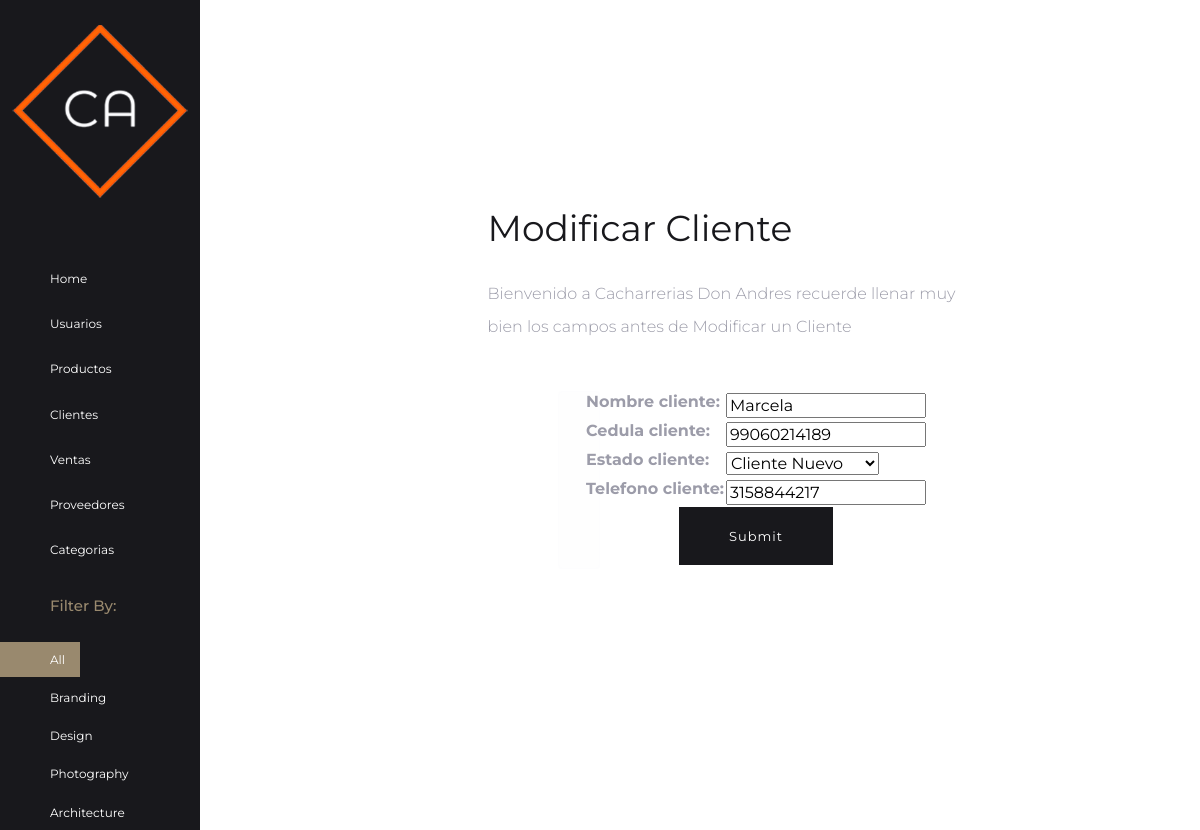
Screenshot of /resulmodicliente/3 with the database file from the repository.
### api/models.py (models this page shows, shortened)
class Cliente(models.Model):
    Status=((('Nuevo','Cliente Nuevo')),(('Antiguo','CLiente Antiguo')),)
    id_cliente = models.AutoField(primary_key=True)
    nombre_cliente = models.CharField(max_length=100,null=False)
    cedula_cliente = models.CharField(unique=True,max_length=100,null=False)
    estado_cliente =  models.CharField(
        max_length=32,choices=Status,default='available',
    )
    telefono_cliente = models.CharField(max_length=10)
    createdAt = models.DateTimeField(auto_now_add=True)
    class Meta:
        ordering = ["id_cliente"]

### fron/views.py (the view)
# urls.py: path('resulmodicliente/<int:id_cliente>',FormularioCLienteView.resultados_cliente),
    def resultados_cliente(request,id_cliente):
            id_cliente= int (id_cliente)
            try:
                cliente_sel = Cliente.objects.get( id_cliente =  id_cliente)
            except  Cliente.DoesNotExist:
                return render(request, "resultados_cli.html")
            miformulario = FormularioCLiente(request.POST or None,instance= cliente_sel)
            if miformulario.is_valid():
                miformulario.save()
                miformulario = FormularioCLiente()
                mensaje=("Cliente Actualizado")
                return render(request,"resultados_cli.html",{"mensaje":mensaje})
            return render(request,"resultados_cli.html",{"miformulario":miformulario})

### fron/forms.py
class FormularioCLiente(forms.ModelForm):
 class Meta:
      model = Cliente
      fields = '__all__'

### fron/templates/resultados_cli.html (shortened to what this page needs)
{% extends "padre.html" %}
{% load static %}
{% block content %}
<div class="col-lg-10 col-md-9 col-12 body_block  align-content-center">
    <div>
        <div class="img_card">
            <div class="row justify-content-center">
                <div class="col-md-6 col-7 content_section">
                    <div class="content_box">
                        <div class="content_box_inner">
                            <div>
                                <h3>
                                   Modificar Cliente
                                </h3>
                                <p>
                               Bienvenido a Cacharrerias Don Andres recuerde llenar muy bien los campos antes de Modificar un Cliente
                                </p>
                                <br>
                                <div class="mt75 row justify-content-center">
                                    <br>
                                    <br>
                                    <div class="alert alert-light" role="alert">{{mensaje}}</div>
                                    <center>
                                        <form method = 'POST' enctype="multipart/form-data">
                                            <div class = "mt75 row justify-content-center" >
                                                <table>{{miformulario.as_table}}</table>
                                            </div>
                                            <button type="submit" class="btn btn-lg btn-warning">Submit</button>
                                        </form>
                                    </center>
                            </div>
                        </div>
                    </div>
                </div>
            </div>
        </div>
    </div>
</div>
{% endblock %}

### fron/static/css/main.css (style rules this page uses)
body { font-size: 20px; line-height: 1.6; font-weight: 300; font-family: "Montserrat", sans-serif; color: #9c9ca9; font-style: normal; overflow-x: hidden; }
h1, h2, h3, h4, h5, h6 { font-family: "Montserrat", sans-serif; font-weight: 400; color: #18181c; line-height: 1.3; }
h3, .h3 { font-size: 36px; margin-bottom: 25px; }
p { font-size: 16px; font-family: "Montserrat", sans-serif; margin: 0 0 15px; line-height: 2.1; font-weight: 300; color: #9c9ca9; }
.body_block { background-color: #ffffff; padding: 50px 30px; }
.img_card { position: relative; }
.img_card .content_section { background-color: #ffffff; position: relative; padding: 50px 0; }
.img_card .content_section .content_box { position: relative; left: 0; right: 0; margin-right: -75px; z-index: 999; top: 0; width: auto; bottom: 0; padding: 15px; min-height: 500px; background-color: #ffffff; }
.img_card .content_section .content_box .content_box_inner { padding: 25px 20px 25px 15px; }
.btn { font-size: 13px; line-height: 1.7; text-transform: capitalize; color: #fff; font-weight: 400; padding: 15px 50px; border-radius: 0; outline: 0 !important; border: none; cursor: pointer; letter-spacing: 1px; background-color: #18181c; -webkit-transition: all 300ms ease-in-out; transition: all 300ms ease-in-out; }
.btn-lg { padding: 18px 50px; }

### rows the page displays
Cliente: nombre_cliente "Marcela", cedula_cliente "99060214189", estado_cliente "Cliente Nuevo", telefono_cliente "3158844217"
